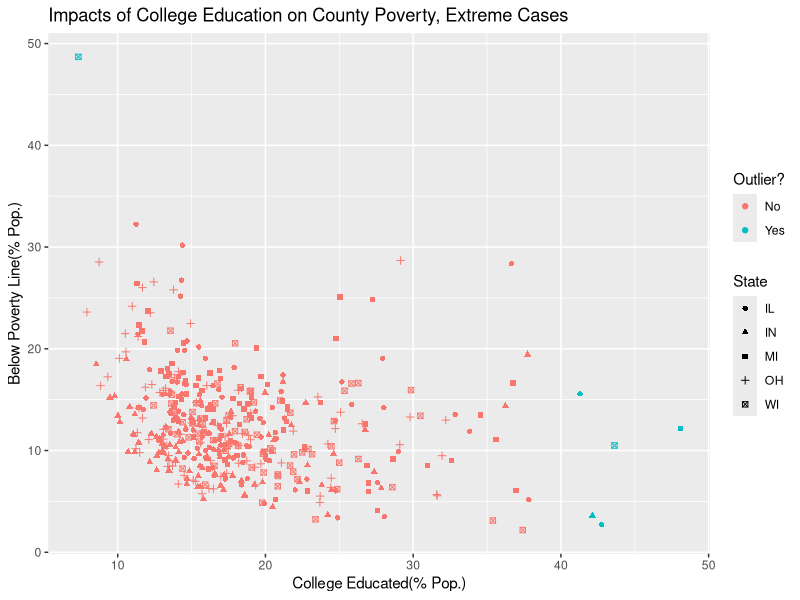

Write R code to recreate this figure.
## ---- chunk 1
#| eval: true
#| message: false

library(tidyverse)
## ---- chunk 2
#| label: Question 1

midwest |>
  select(state,county) |>
  count(state) |>
  arrange(desc(n))

## ---- chunk 3

midwest |>
  select(state, county) |>
  count(county) |>
  arrange(desc(n)) |>
  filter(n == 5)
## ---- chunk 4

midwest |>
  select(county, state, popdensity, poptotal, area) |>
  filter(popdensity > 25000) |>
  arrange(desc(popdensity))
## ---- chunk 5

midwest |>
  mutate(metro = ifelse(inmetro == 1, "Yes", "No")) |>
  count(state,metro == "Yes")
## ---- chunk 6
#A
midwest |> 
  select(county, state, percbelowpoverty, percollege) |>
  filter(percbelowpoverty > 40 & percollege < 10)

#B 
midwest |> 
  select(county, state, percbelowpoverty, percollege) |>
  filter(percbelowpoverty < 20 & percollege > 40)

#C
midwest |> 
  select(county, state, percbelowpoverty, percollege) |>
  filter(percbelowpoverty > 40 & percollege < 10 |
         percbelowpoverty < 20 & percollege > 40)

#D & E

midwest |> 
  mutate(potential_outlier = ifelse(percbelowpoverty > 40 & percollege < 10 |
         percbelowpoverty < 20 & percollege > 40,
    "Yes", "No")
    ) |>
  select(county, state, percbelowpoverty, percollege, potential_outlier) |>
  ggplot( 
       aes(x = percollege, y = percbelowpoverty, 
           color = potential_outlier, shape = state)) + 
       geom_point() +
       labs(
         title = "Impacts of College Education on County Poverty, Extreme Cases",
         x = "College Educated(% Pop.)",
         y = "Below Poverty Line(% Pop.)",
         color = "Outlier?", 
         shape = "State"
       )

